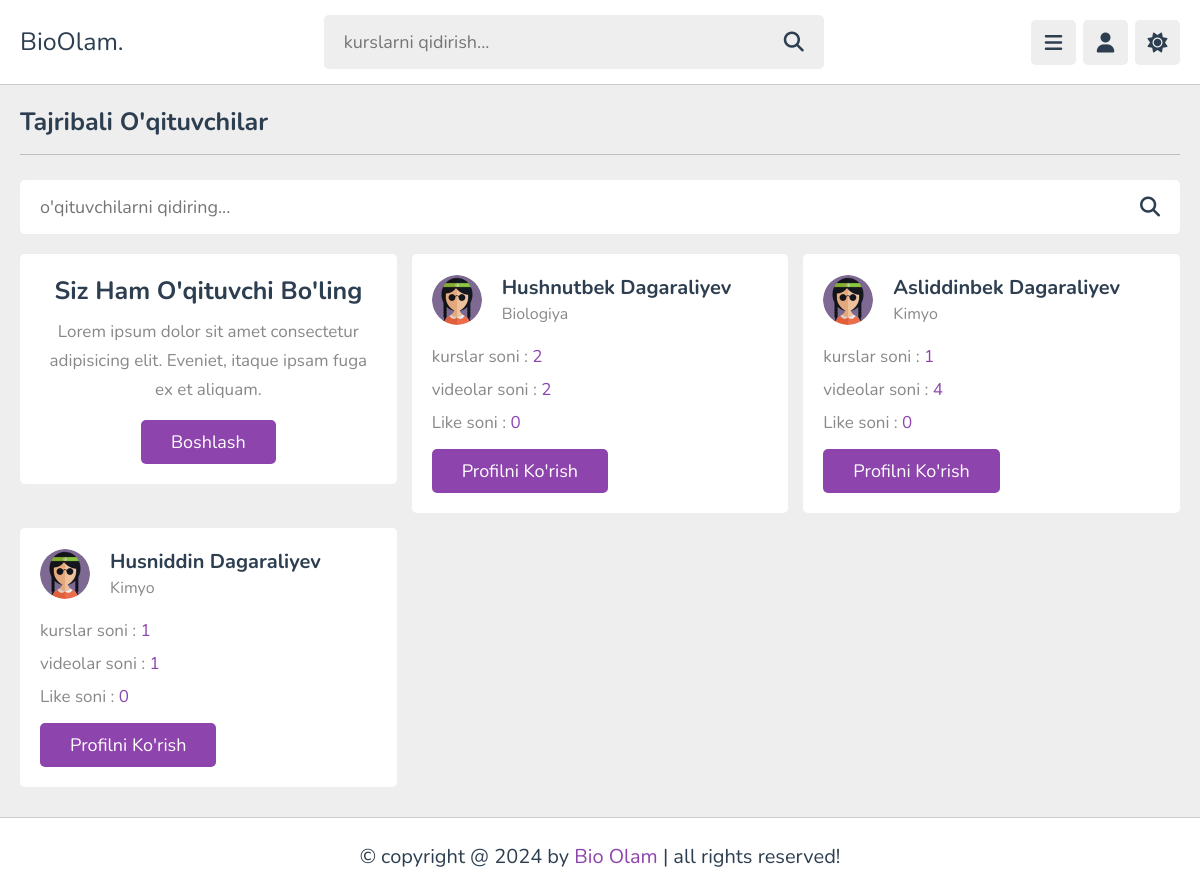
Before: /accounts/teachers/ with the older database file.
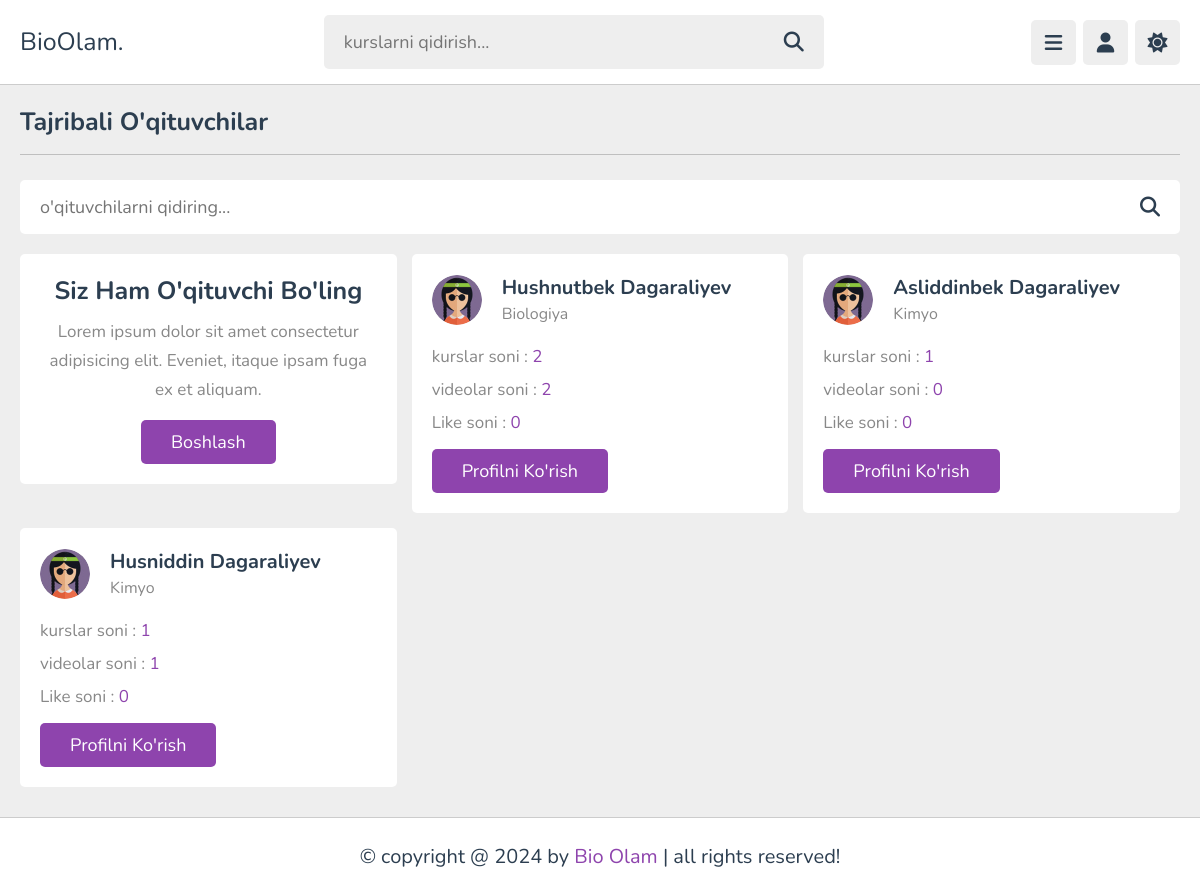
After: the same page with the newer database file.
### users/models.py (models this page shows, shortened)
class Teachers(models.Model):
    class TeacherType(models.TextChoices):
        Other = "Other", "Other"
        Biology = "Biologiya", "Biology"
        Chemistry = "Kimyo", "Chemistry"
        Physics = "Physics", "Physics"
        Math = "Matematika", "Math"
        English = "Ingliz tili", "English"
        History = "Tarix", "History"
        Geography = "Geografiya", "Geography"
        ComputerScience = "Computer Science", "Computer Science"
        Literature = "Adabiyot", "Literature"
        Art = "San'at", "Art"
        Music = "Musiqa", "Music"
    user = models.OneToOneField(
        User,
        on_delete=models.CASCADE,
        related_name='teacher'
    )
    profile = models.ForeignKey(
        Profile,
        on_delete=models.CASCADE,
        related_name='user_teachers',
    )
    teacher_type = models.CharField(
        max_length=200,
        choices=TeacherType.choices,
        default=TeacherType.Other
    )
    bio = models.TextField()
    courses_num = models.IntegerField(default=0)
    videos_num = models.IntegerField(default=0)
    student_num = models.IntegerField(default=0)
    likes_num = models.IntegerField(default=0)
    comments_num = models.IntegerField(default=0)

### users/views.py (the view)
# urls.py: path('teachers/', teachers_view, name='teachers_view'),
def teachers_view(request):
    teachers = Teachers.objects.all()
    context = {
        'teachers': teachers
    }
    return render(request, 'teachers/teachers.html', context)

### users/context_processor.py (called while the page is built)
def get_user(request):
    user = request.user
    context = {
        'user': user,
    }
    return context

### templates/teachers/teachers.html (shortened to what this page needs)
{% extends "base.html" %}
{% load static %}
{% block content %}
<section class="teachers">
    <h1 class="heading">Tajribali o'qituvchilar</h1>
    <form action="" method="post" class="search-tutor">
       <input type="text" name="search_box" placeholder="o'qituvchilarni qidiring..." required maxlength="100">
       <button type="submit" class="fas fa-search" name="search_tutor"></button>
    </form>
    <div class="box-container">
       <div class="box offer">
          <h3>Siz ham o'qituvchi bo'ling</h3>
          <p>Lorem ipsum dolor sit amet consectetur adipisicing elit. Eveniet, itaque ipsam fuga ex et aliquam.</p>
          <a href="register.html" class="inline-btn">boshlash</a>
       </div>
       {% for teacher in teachers %}
       <div class="box">
        <div class="tutor">
           <img src="{% static 'images/pic-2.jpg' %}" alt="teacher image">
           <div>
              <h3>{{ teacher.user.first_name }} {{ teacher.user.last_name }}</h3>
              <span>{{ teacher.teacher_type }}</span>
           </div>
        </div>
        <p>kurslar soni : <span>{{ teacher.courses_num }}</span></p>
        <p>videolar soni : <span>{{ teacher.videos_num }}</span></p>
        <p>Like soni : <span>{{ teacher.likes_num }}</span></p>
        <a href="{% url "teacher_profile" teacher.id %}" class="inline-btn">Profilni ko'rish</a>
     </div>
       {% endfor %}
    </div>
 </section>
{% endblock content %}

Changed rows visible on the page:
changed Teachers "Asliddinbek": videos_num "4" → "0"
